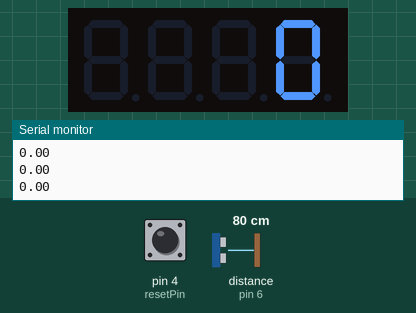
Recording of a sketch running on a simulated Arduino Uno, built with avr-gcc and run on an emulated ATmega328P. Parts: 4-digit seven-segment display, the last lines printed to the serial monitor. Wiring (inferred from the names in the program): ultrasonic range finder: trigger pin 5; echo pin 6. The test bench sets the inputs (shaded band); at power-on: distance to the obstacle (sensor on pin 6) 80 cm, pin 4 (resetPin) HIGH. The echo pulse lasts 58.3 µs per cm.

Above: at 1.2 s.
1.3 s: distance to the obstacle (sensor on pin 6) set to 2 cm
At 1.7 s:
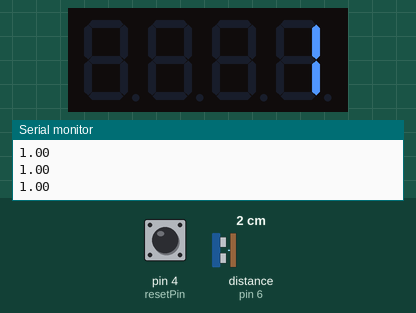
Timing chart, 0 to 4.3 s (numbered marks = the images above; inputs shaded):
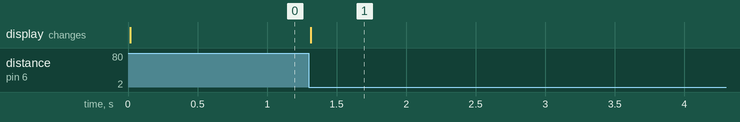

The sketch:

pushup_counter.ino
```cpp
#include "TM1637.h"
#define echoPin  6
#define trigPin  5
#define resetPin 4

#define CLK 2//pins definitions for TM1637 and can be changed to other ports
#define DIO 3
TM1637 tm1637(CLK,DIO);

float duration; //micro second
float d_cm;
long numDisplay=100;
boolean x = false;

float counterPushUp=0;

void setup()
{  Serial.begin(9600);
  pinMode(trigPin,OUTPUT);
  pinMode(echoPin,INPUT);
  //
  pinMode(resetPin,INPUT_PULLUP);
  tm1637.init();
  tm1637.set(7);//BRIGHT_TYPICAL = 2,BRIGHT_DARKEST = 0,BRIGHTEST = 7;
}
void loop()
{
   // tm1637.display(0,);
    //tm1637.display(1,);
    //tm1637.display(2,);
    if(digitalRead(resetPin)==0){
//    trigUp=false;
    x=false;
    counterPushUp=0;
  }
   // generate pusle trigger
  digitalWrite(trigPin,LOW);
  delayMicroseconds(2);
  digitalWrite(trigPin,HIGH);
  delayMicroseconds(10);
  digitalWrite(trigPin,LOW);
  // receive, convert time (us) to cm
  duration = pulseIn(echoPin,HIGH);
  d_cm = duration * 0.034/2.;


if((d_cm<=10)&&(x==true))
{
  counterPushUp+=1;
  x=false;
}

if((d_cm>10)&&(x==false))
{
    x=true;
}


  Serial.println(counterPushUp);
   int i =counterPushUp;
    if(i>999)tm1637.display(0, i/1000);     // print thousands digit
    if(i>99)tm1637.display(1, i/100 % 10); // print hundreds digit
    if(i>9)tm1637.display(2, i/10 % 10);  // print tens digit
    tm1637.display(3, i% 10);      // print ones digit
   delay(50);


}
```

Measured:
- after the input at 1.3 s, the display: changes at once (image 1)
